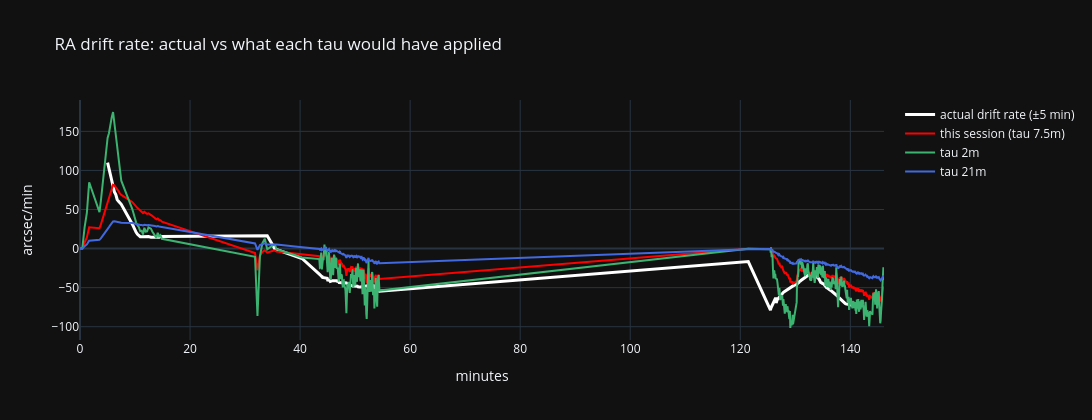

The notebook cell saved with this chart:
### Markdown cell above
## 5. Was PEC drift's time constant right for this night?

The driver's EMA (`PecAxis`) replayed causally on this night's mount drift with a range of time constants. Scored by
the drift left for the guider over a guide interval (the step in drift minus rate x interval), relative to no PEC:
below 1 helps, above 1 hurts. A short tau follows changes quickly but passes noise; a long one is smooth but lags.
The driver default is 450 s (7.5 min); `analyse_sessions.ipynb` makes the same comparison across all nights.

### Code cell
BENCH_INTERVALS = (30, 120, 300)          # s
THIN_S = 5.0                              # pulse-guided PECLOG is ~1 Hz; PecAxis uses each sample's own dt
TAUS_MIN = (1, 2, 5, 7.5, 10, 15, 21, 30, 60)
d = df.dropna(subset=['total_accum_1', 'total_accum_2']).sort_values('t_sec')
reset = np.r_[False, np.diff(d['n'].values) < 0]
t_all = d['t_sec'].values
drift = {'ra': stitch_accum(d['total_accum_1'].values * 60, reset), 'dec': stitch_accum(d['total_accum_2'].values * 60, reset)}
keep = np.r_[True, np.diff(np.floor(t_all / THIN_S)) > 0]
t_b = t_all[keep] - t_all[0]

session_model = PecModel(f"this session (tau {pec_config['tau'] / 60:g}m)", float(pec_config['tau']))
BENCH_MODELS = [session_model] + [PecModel(f'tau {m:g}m', m * 60) for m in TAUS_MIN]
bench_rates, rows = {}, []
for ax in ('ra', 'dec'):
    y = drift[ax][keep]
    rates = {m.name: replay_pec_rate(t_b, y, m) for m in BENCH_MODELS}
    bench_rates[ax] = (y, rates)
    for dt, res in rate_scores(t_b, y, rates, guide_intervals_s=BENCH_INTERVALS)['guide_rms'].items():
        rows += [dict(axis=ax, interval=f'{dt} s', model=name, rms=v) for name, v in res.items()]
bench = pd.DataFrame(rows)
pooled = bench.pivot_table(index='model', columns='interval', values='rms', aggfunc=lambda v: np.sqrt(np.mean(np.square(v))))
rel = pooled.div(pooled.loc['no_pec'], axis=1).reindex(['no_pec'] + [m.name for m in BENCH_MODELS])[[f'{dt} s' for dt in BENCH_INTERVALS]]
print(f"{t_b[-1] / 3600:.1f} h of drift, {len(t_b)} samples. Drift left for the guider per interval, relative to no PEC:")
display(rel.round(3))
best = rel.loc[[m.name for m in BENCH_MODELS[1:]], '120 s'].idxmin()
print(f"best for a 2-min interval: {best} ({rel.loc[best, '120 s']:.2f}); this session's: {rel.loc[session_model.name, '120 s']:.2f}")

AXIS = 'ra'
y, rates = bench_rates[AXIS]
fig = go.Figure()
fig.add_trace(go.Scatter(x=t_b / 60, y=true_rate(t_b, y, 300), name='actual drift rate (±5 min)', line=dict(color='white', width=3)))
for name, c in zip([session_model.name, 'tau 2m', 'tau 21m'], ('red', 'mediumseagreen', 'royalblue')):
    fig.add_trace(go.Scatter(x=t_b / 60, y=rates[name], name=name, line=dict(color=c)))
fig.update_layout(height=420, width=1400, template=TEMPLATE, hovermode='x unified', xaxis_title='minutes',
                  yaxis_title='arcsec/min', title=f'{AXIS.upper()} drift rate: actual vs what each tau would have applied')
fig.show()

### Figure 1 — Plotly figure (JSON) as saved in the notebook; plotly's stock layout.template omitted (floating-point values rounded to 4 significant figures; data arrays with more than 128 entries replaced by an {"elided": "..."} marker saying what was removed)
{"data": [{"line": {"color": "white", "width": 3}, "name": "actual drift rate (±5 min)", "type": "scatter", "x": {"elided": "428 float values"}, "y": {"elided": "428 float values"}}, {"line": {"color": "red"}, "name": "this session (tau 7.5m)", "type": "scatter", "x": {"elided": "428 float values"}, "y": {"elided": "428 float values"}}, {"line": {"color": "mediumseagreen"}, "name": "tau 2m", "type": "scatter", "x": {"elided": "428 float values"}, "y": {"elided": "428 float values"}}, {"line": {"color": "royalblue"}, "name": "tau 21m", "type": "scatter", "x": {"elided": "428 float values"}, "y": {"elided": "428 float values"}}], "layout": {"height": 420, "hovermode": "x unified", "title": {"text": "RA drift rate: actual vs what each tau would have applied"}, "width": 1400, "xaxis": {"title": {"text": "minutes"}}, "yaxis": {"title": {"text": "arcsec/min"}}}}
